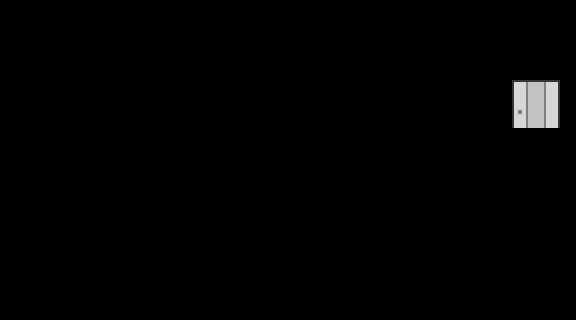

This is a level from a 2D game, rendered from its Tiled map with the project's own tilesets. A one-line summary and the complete map file follow:
An orthogonal 36x20 tile map with 16x16 px tiles, 1 tile layer (Tile Layer 1) and 6 objects.

<map version="1.0" tiledversion="1.0.2" orientation="orthogonal" renderorder="right-down" width="36" height="20" tilewidth="16" tileheight="16" nextobjectid="7">
 <tileset firstgid="1" source="Layout.tsx" />
 <layer name="Tile Layer 1" width="36" height="20">
  <data encoding="csv">
1,1,1,1,1,1,1,1,1,1,1,1,1,1,1,1,1,1,1,1,1,1,1,1,1,1,1,1,1,1,1,1,1,1,1,1,
1,1,1,1,1,1,1,1,1,1,1,1,1,1,1,1,1,1,1,1,1,1,1,1,1,1,1,1,1,1,1,1,1,1,1,1,
1,1,1,1,1,1,1,1,1,1,1,1,1,1,1,1,1,1,1,1,1,1,1,1,1,1,1,1,1,1,1,1,1,1,1,1,
1,1,1,1,1,1,1,1,1,1,1,1,1,1,1,1,1,1,1,1,1,1,1,1,1,1,1,1,1,1,1,1,1,1,1,1,
0,0,0,0,0,0,0,0,0,0,0,0,0,0,0,0,0,0,0,0,0,0,0,0,0,0,0,0,0,0,0,0,0,0,0,0,
0,0,0,0,0,0,0,0,0,0,0,0,0,0,0,0,0,0,0,0,0,0,0,0,0,0,0,0,0,0,0,0,2,3,4,0,
0,0,0,0,0,0,0,0,0,0,0,0,0,0,0,0,0,0,0,0,0,0,0,0,0,0,0,0,0,0,0,0,6,7,8,0,
0,0,0,0,0,0,0,0,0,0,0,0,0,0,0,0,0,0,0,0,0,0,0,0,0,0,0,0,0,0,0,0,10,11,12,0,
0,0,0,0,0,0,0,0,0,0,0,0,0,0,0,0,0,0,0,0,0,0,0,0,0,0,0,0,0,0,0,1,1,1,1,1,
0,0,0,0,0,0,0,0,0,0,0,0,0,0,0,0,0,0,0,0,0,0,0,0,0,0,0,0,0,0,0,1,1,1,1,1,
0,0,0,0,0,0,0,0,0,0,0,0,0,0,0,0,0,0,0,0,0,0,0,0,0,0,0,0,0,0,0,1,1,1,1,1,
0,0,0,0,0,0,0,0,0,0,0,0,0,0,0,0,0,0,1,1,1,1,1,1,1,1,1,1,0,0,0,0,0,0,0,0,
0,0,0,0,0,0,0,0,0,0,0,0,0,0,0,0,0,0,1,1,1,1,1,1,1,1,1,1,0,0,0,0,0,0,0,0,
0,0,0,0,0,0,0,0,0,0,0,0,0,0,0,0,0,0,1,1,1,1,1,1,1,1,1,1,0,0,0,0,0,0,0,0,
0,0,0,0,0,1,1,1,1,1,1,1,1,1,1,0,0,0,0,0,0,0,0,0,0,0,0,0,0,0,0,0,0,0,0,0,
0,0,0,0,0,1,1,1,1,1,1,1,1,1,1,0,0,0,0,0,0,0,0,0,0,0,0,0,0,0,0,0,0,0,0,0,
0,0,0,0,0,1,1,1,1,1,1,1,1,1,1,0,0,0,0,0,0,0,0,0,0,0,0,0,0,0,0,0,0,0,0,0,
1,1,1,1,1,1,1,1,1,1,1,1,1,1,1,1,1,1,1,1,1,1,1,1,1,1,1,1,1,1,1,1,1,1,1,1,
1,1,1,1,1,1,1,1,1,1,1,1,1,1,1,1,1,1,1,1,1,1,1,1,1,1,1,1,1,1,1,1,1,1,1,1,
1,1,1,1,1,1,1,1,1,1,1,1,1,1,1,1,1,1,1,1,1,1,1,1,1,1,1,1,1,1,1,1,1,1,1,1
</data>
 </layer>
 <objectgroup name="Hard Collision" visible="0">
  <object id="1" x="0" y="0" width="576" height="64" />
  <object id="2" x="288" y="176" width="160" height="48" />
  <object id="3" x="496" y="128" width="80" height="48" />
  <object id="4" x="80" y="224" width="160" height="48" />
  <object id="5" x="0" y="272" width="576" height="48" />
  <object id="6" x="501" y="344" width="1" height="2" />
 </objectgroup>
</map>
